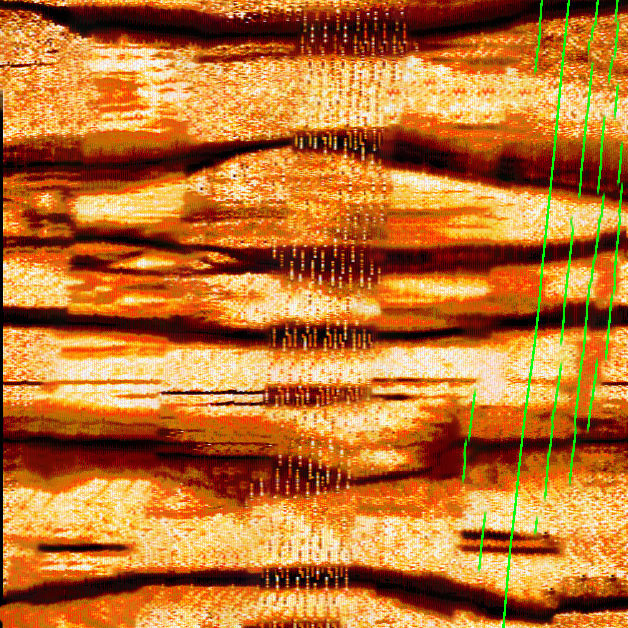
#> input picture Opencv/104.jpg, 628 x 628 px
$ python '直方图均衡化.py'
#> lines starting #> are read from the running program, lines starting #| are printed output that depends on the picture
import cv2 as cv2
import numpy as np
import matplotlib.pyplot as plt
#读取图片
img = cv2.imread("104.jpg")
#> img is the input picture: shape (628, 628, 3); mean B, G, R 49.3, 115.5, 187.2
#设置成灰度图
gray = cv2.cvtColor(img, cv2.COLOR_BGR2GRAY)
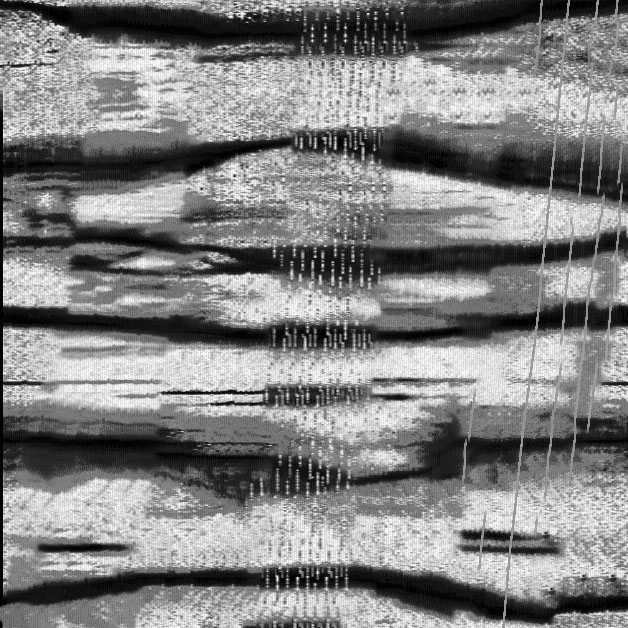
#> gray: shape (628, 628); min 0, max 255, mean 129.4

plt.hist(gray.ravel(),256)
plt.show()
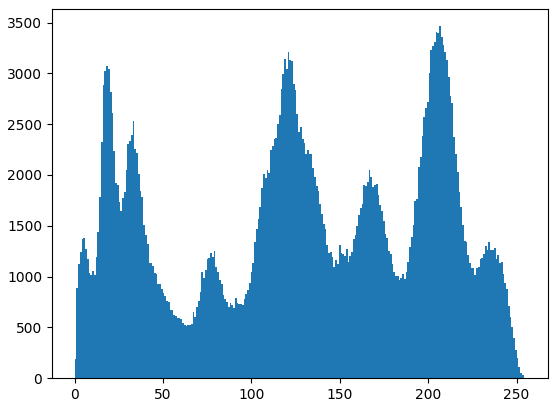
#> figure drawn by matplotlib, 1 panel; tallest bar 3464 high, from x = 206.2 to 207.2

equ = cv2.equalizeHist(gray)
plt.hist(equ.ravel(),256)
plt.show()
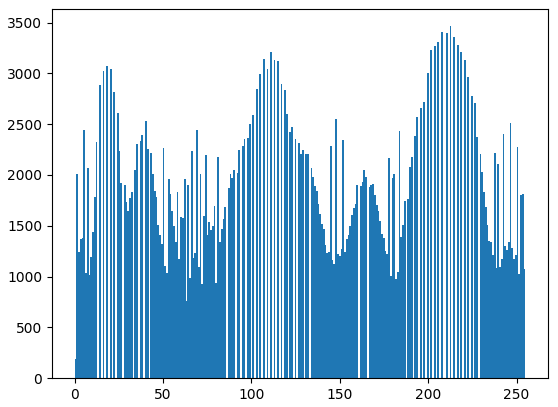
#> figure drawn by matplotlib, 1 panel; tallest bar 3464 high, from x = 212.2 to 213.2

clahe = cv2.createCLAHE(clipLimit=9.0)

res_clahe = clahe.apply(gray)
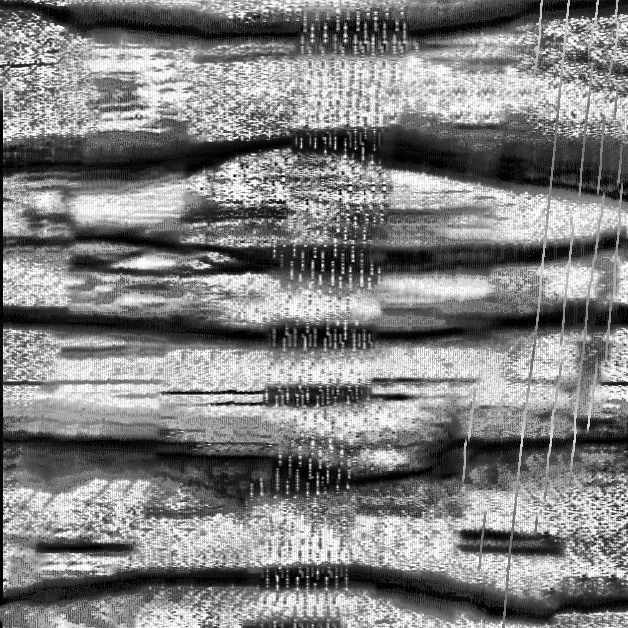
#> res_clahe: shape (628, 628); min 0, max 255, mean 127.9
plt.hist(res_clahe.ravel(),256)
plt.show()
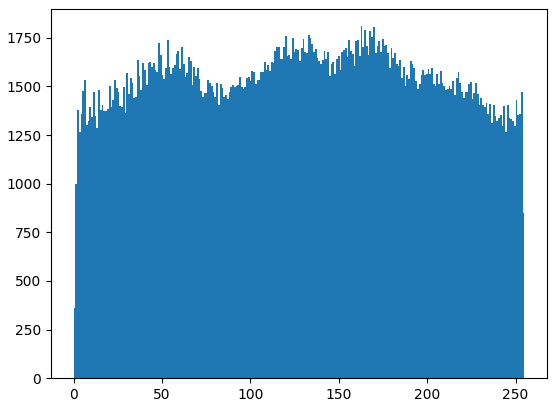
#> figure drawn by matplotlib, 1 panel; tallest bar 1810 high, from x = 162.4 to 163.4

cv2.imshow("gray",gray)
cv2.imshow("equ",equ)
cv2.imshow("clahe",res_clahe)
cv2.waitKey(0)
cv2.destroyAllWindows()


# [9 lines of commented-out code are left out]
